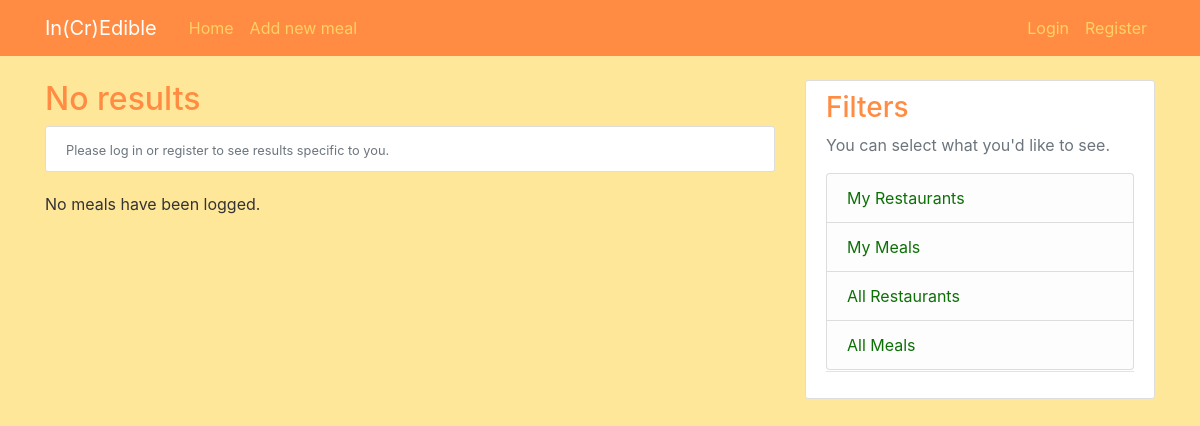
/, run on an earlier commit of the app's database.
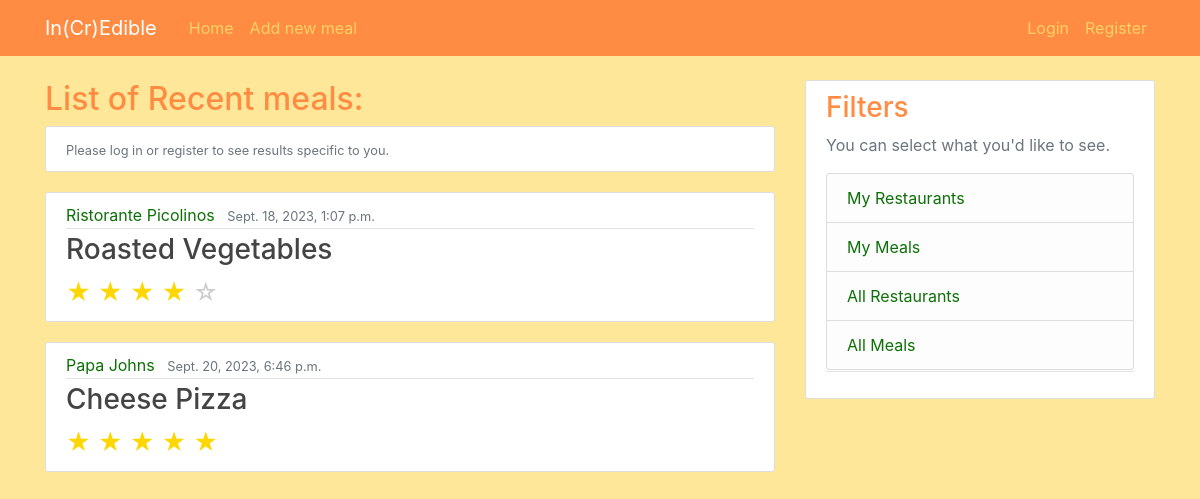
And on a later commit of the database.
### meals/models.py (models this page shows, shortened)
class Meal(models.Model):
    entree_choice = models.CharField(max_length=100)
    entree_rating = models.IntegerField(default=100)
    notes = models.TextField(default="")
    restaurant_name = models.CharField(max_length=100)
    date = models.DateTimeField("Date dined", default=timezone.now)
    eaten_by = models.ForeignKey(User, on_delete=models.CASCADE)

### meals/views.py (the view)
# urls.py: path("", MealListView.as_view(), name="home"),
class MealListView(ListView):
    model = Meal
    template_name = 'meals/home.html'
    context_object_name = 'meal_list'
    paginate_by = 5
    order_by = '-date'
    def get_context_data(self, **kwargs: Any) -> Dict[str, Any]:
        context = super(MealListView, self).get_context_data(**kwargs)
        context['scope'] = "all"
        context['starvalues'] = [20,40,60,80,100]
        return context

### meals/templates/meals/home.html (shortened to what this page needs)
{% extends "meals/base.html" %}
{% block content %}
    {% if type == "restaurant" %}
        {% if restaurant_name %}
            <h2> List of dishes eaten at {{ restaurant_name }}:</h2>
        {% else %}
            <h2> List of recent meals: </h2>
        {% endif %}
    {% else %}
        {% if meal_list %}
            <h2> List of Recent meals: </h2>
        {% else %}
            <h2> No results </h2>
        {% endif %}
    {% endif %}
    {% if not user.is_authenticated %}
    <article class="media content-section">
        <div class="media-body">
            <small class="text-muted">Please log in or register to see results specific to you.</small>
        </div>
    </article>
    {% endif %}
    {% if meal_list %}
        {% for meal in meal_list %}
            <article class="media content-section">
                <div class="media-body">
                    <div class="article-metadata">
                        <a class="mr-2" href="{% url 'meals:restaurant' meal.restaurant_name scope %}">{{ meal.restaurant_name }}</a>
                        <small class="text-muted">{{ meal.date }}</small>
                    </div>
                    <h3><a class="article-title" href="{% url 'meals:meal-detail'  meal.id %}">{{ meal.entree_choice }}</a></h3>
                    <div class="star-rating">
                        {% for val in starvalues %}
                            {% if val <= meal.entree_rating %}
                                <span class="star">&#9733;</span>
                            {% else %}
                                <span class="empty-star">&#9734;</span>
                            {% endif %}
                        {% endfor %}
                    </div>
                </div>
            </article>
        {% endfor %}
    {% else %}
        <p>No meals have been logged.</p>
    {% endif %}
{% endblock content %}

What changed in the data, as far as the page shows it:
added Meal: restaurant_name "Ristorante Picolinos", date "Sept. 18, 2023, 1:07 p.m.", entree_choice "Roasted Vegetables", entree_rating 80 (drawn)
added Meal: restaurant_name "Papa Johns", date "Sept. 20, 2023, 6:46 p.m.", entree_choice "Cheese Pizza", entree_rating 100 (drawn)
Also different on the page:
text no longer shown: "No results No meals have been logged."
text now shown: "List of Recent meals:"
